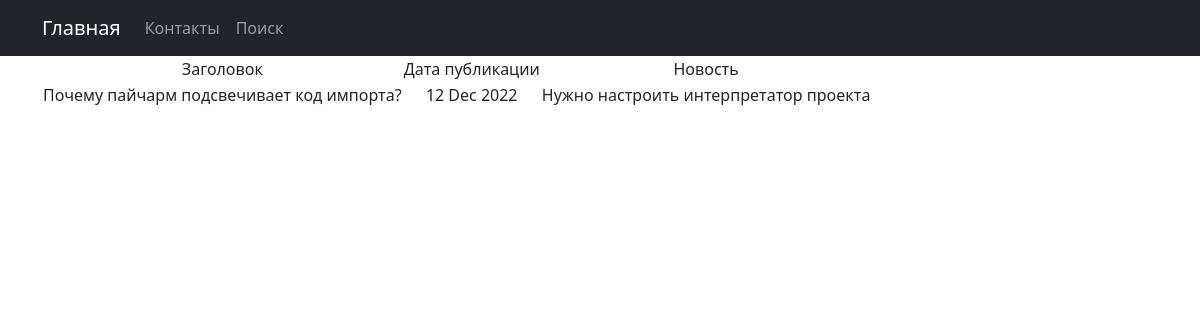
/news/6, run on the app's committed database.
### news/models.py (models this page shows, shortened)
class Post(models.Model):
    author = models.ForeignKey(Author, on_delete=models.CASCADE)
    time_in = models.DateTimeField(auto_now_add=True)
    category = models.ManyToManyField(Category, through='PostCategory')
    title = models.CharField(max_length=128)
    text = models.TextField()
    rating = models.IntegerField(default=0)
    NEWS = 'NW'
    ARTICLE = 'AR'
    CATEGORY_CHOICES = [
        (NEWS, 'Новость'),
        (ARTICLE, 'Статья'),
    ]
    categoryType = models.CharField(max_length=2, choices=CATEGORY_CHOICES, default=NEWS)

### news/views.py (the view)
# urls.py: path('<int:pk>', PostDetail.as_view(), name='PostDetail'),
class PostDetail(DetailView):
    model = Post
    template_name = 'news/PostDetail.html'
    context_object_name = 'PostDetail'

### news/templatetags/custom_filters.py (called while the page is built)
@register.filter()  # тут можем прописать имя нашего фильтра и еще что то если оно не прописано обращаемя по имени функции
def censor_text(text):
    wanted_words = ['редиска', 'помидор', 'бмв', 'готовить', 'масло']
    if not isinstance(text, str):
        raise TypeError(f"Данный тип объекта {text}, не принадлежит типу данных 'str'")
    for _ in text.split():
        if _.replace('.','').lower() in wanted_words:
            text = text.replace(_, f'{_[0]}{"*"*(len(_)-1)}')
    return f'{text}'

### templates/news/PostDetail.html (shortened to what this page needs)
{% extends 'flatpages/default.html' %}
{% load custom_filters %}
{% block content %}
<table>
    <tr>
        <td>Заголовок</td>
        <td>Дата публикации</td>
        <td>Новость</td>
    </tr>
     <tr>
         <td>{{ PostDetail.title | censor_text}}</td>
         <td>{{ PostDetail.time_in|date:'d M Y' }}</td>
         <td>{{ PostDetail.text | censor_text}}</td>
    </tr>
</table>
{% endblock content %}

### data on the page
Post: title|censor_text "Почему пайчарм подсвечивает код импорта?", time_in "12 Dec 2022", text|censor_text "Нужно настроить интерпретатор проекта"
